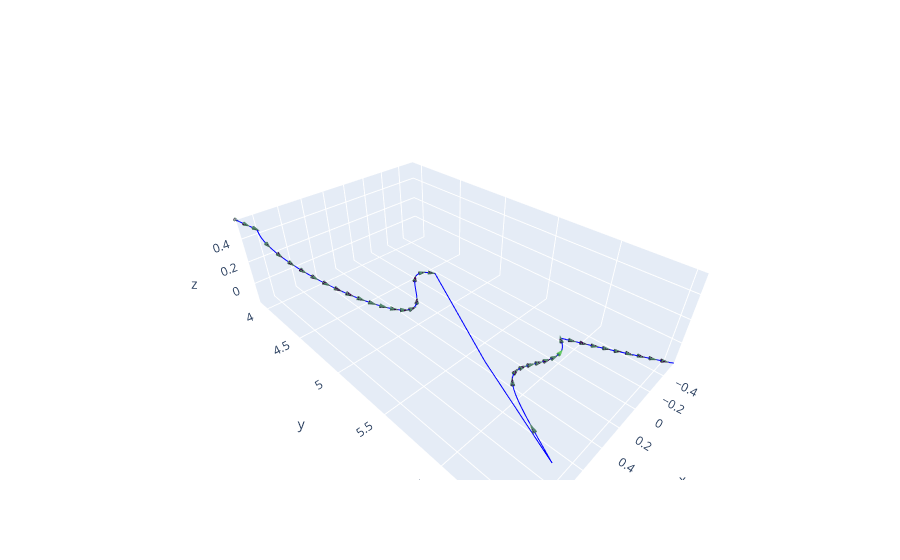

This figure's notebook cell:
### Code cell
import numpy as np
import plotly.graph_objects as go
# 提取数据
x = results[:, 1]  # 第二列
y = results[:, 2]  # 第三列
z = results[:, 3]  # 第四列
t = results[:, 0]  # 第一列作为变化方向

# 计算切向量
dx = np.diff(x)
dy = np.diff(y)
dz = np.diff(z)

# 选择箭头的间隔，假设我们每隔10个点添加一个箭头
arrow_interval = 10

# 创建箭头数据
arrow_x = x[:-1:arrow_interval]
arrow_y = y[:-1:arrow_interval]
arrow_z = z[:-1:arrow_interval]
arrow_dx = dx[::arrow_interval]
arrow_dy = dy[::arrow_interval]
arrow_dz = dz[::arrow_interval]

# 归一化方向向量
magnitude = np.sqrt(arrow_dx**2 + arrow_dy**2 + arrow_dz**2)
arrow_dx /= magnitude
arrow_dy /= magnitude
arrow_dz /= magnitude


# 创建3D图形
fig = go.Figure()

# 绘制三维轨迹
fig.add_trace(go.Scatter3d(x=x, y=y, z=z, mode='lines', name='Trajectory', line=dict(color='blue')))

fig.add_trace(go.Cone(x=arrow_x, y=arrow_y, z=arrow_z, u=arrow_dx, v=arrow_dy, w=arrow_dz, 
                     colorscale='Viridis', showscale=False, sizemode="absolute", sizeref=1))


x_min, x_max = np.min(x), np.max(x)
y_min, y_max = np.min(y), np.max(y)
z_min, z_max = np.min(z), np.max(z)

fig.update_layout(
    scene=dict(
        xaxis=dict(range=[x_min, x_max]),
        yaxis=dict(range=[y_min, y_max]),
        zaxis=dict(range=[z_min, z_max]),
    ),
)


# 显示图像
fig.show()

### Figure 1 — Plotly figure (JSON) as saved in the notebook; plotly's stock layout.template omitted (floating-point values rounded to 4 significant figures; data arrays with more than 128 entries replaced by an {"elided": "..."} marker saying what was removed)
{"data": [{"line": {"color": "blue"}, "mode": "lines", "name": "Trajectory", "type": "scatter3d", "x": {"elided": "400 float values"}, "y": {"elided": "400 float values"}, "z": {"elided": "400 float values"}}, {"colorscale": [[0, "#440154"], [0.1111, "#482878"], [0.2222, "#3e4989"], [0.3333, "#31688e"], [0.4444, "#26828e"], [0.5556, "#1f9e89"], [0.6667, "#35b779"], [0.7778, "#6ece58"], [0.8889, "#b5de2b"], [1, "#fde725"]], "showscale": false, "sizemode": "absolute", "sizeref": 1, "type": "cone", "u": [-0.3051, -0.3565, -0.3416, -0.01532, -0.1273, -0.1966, -0.2497, -0.295, -0.3361, -0.3756, -0.4155, -0.4581, -0.5071, -0.5689, -0.657, -0.8009, -0.9929, -0.7021, -0.7531, -0.9507, -0.7328, -0.3106, -0.6973, -0.9935, -0.9718, -0.9369, -0.9318, -0.9501, -0.9832, -0.9933, -0.6645, -0.6099, -0.6412, -0.7039, -0.6759, -0.7518, -0.5319, -0.597, -0.636, -0.6503], "v": [0.9347, 0.9163, 0.9209, 0.9766, 0.9674, 0.9551, 0.9422, 0.9286, 0.9143, 0.8987, 0.8811, 0.8601, 0.8332, 0.7942, 0.7274, 0.5774, 0.1145, -0.6866, -0.6361, 0.3, 0.6577, -0.8919, -0.6786, -0.1078, 0.2236, 0.3312, 0.3436, 0.2951, 0.1726, -0.1094, -0.7069, 0.7529, 0.7288, 0.675, 0.6997, 0.6271, 0.8014, 0.7596, 0.7313, 0.7204], "w": [-0.1823, -0.1826, -0.1879, -0.2146, -0.2189, -0.2216, -0.2236, -0.225, -0.226, -0.2263, -0.2258, -0.2242, -0.2206, -0.2134, -0.198, -0.1588, -0.03165, 0.1886, 0.1681, -0.07886, -0.1744, 0.3286, 0.2309, 0.03631, -0.07533, -0.1122, -0.1172, -0.1013, -0.05953, 0.03784, 0.2425, -0.2472, -0.2401, -0.2211, -0.2315, -0.2038, -0.2735, -0.2582, -0.2466, -0.2411], "x": [1.124, 1.096, 1.067, 1.085, 1.075, 1.057, 1.033, 1.007, 0.9773, 0.9456, 0.9119, 0.8762, 0.8386, 0.7987, 0.7561, 0.7097, 0.6566, 0.5851, 0.4595, 0.3804, 0.3242, 0.6418, 0.518, 0.4463, 0.3853, 0.3272, 0.2693, 0.2101, 0.1482, 0.08065, -0.01227, -0.07167, -0.1233, -0.176, -0.2299, -0.2844, -0.3407, -0.3971, -0.455, -0.514], "y": [3.875, 3.955, 4.033, 4.236, 4.37, 4.482, 4.583, 4.675, 4.762, 4.843, 4.919, 4.991, 5.058, 5.119, 5.173, 5.216, 5.241, 5.215, 5.056, 5.032, 5.065, 6.253, 5.992, 5.954, 5.958, 5.975, 5.997, 6.017, 6.033, 6.037, 5.983, 6.022, 6.082, 6.142, 6.201, 6.262, 6.322, 6.383, 6.445, 6.507], "z": [0.5552, 0.5394, 0.5237, 0.4803, 0.4505, 0.4248, 0.4013, 0.3791, 0.3579, 0.3377, 0.3183, 0.2998, 0.2823, 0.266, 0.2514, 0.2395, 0.2326, 0.2398, 0.2827, 0.2891, 0.2803, -0.09004, 0.002551, 0.01557, 0.01419, 0.008354, 0.001129, -0.005915, -0.01139, -0.01288, 0.005685, -0.006755, -0.02647, -0.04621, -0.06593, -0.08616, -0.1059, -0.1265, -0.1471, -0.1678]}], "layout": {"scene": {"xaxis": {"range": [-0.5683, 1.124]}, "yaxis": {"range": [3.875, 6.564]}, "zaxis": {"range": [-0.1865, 0.5552]}}}}
